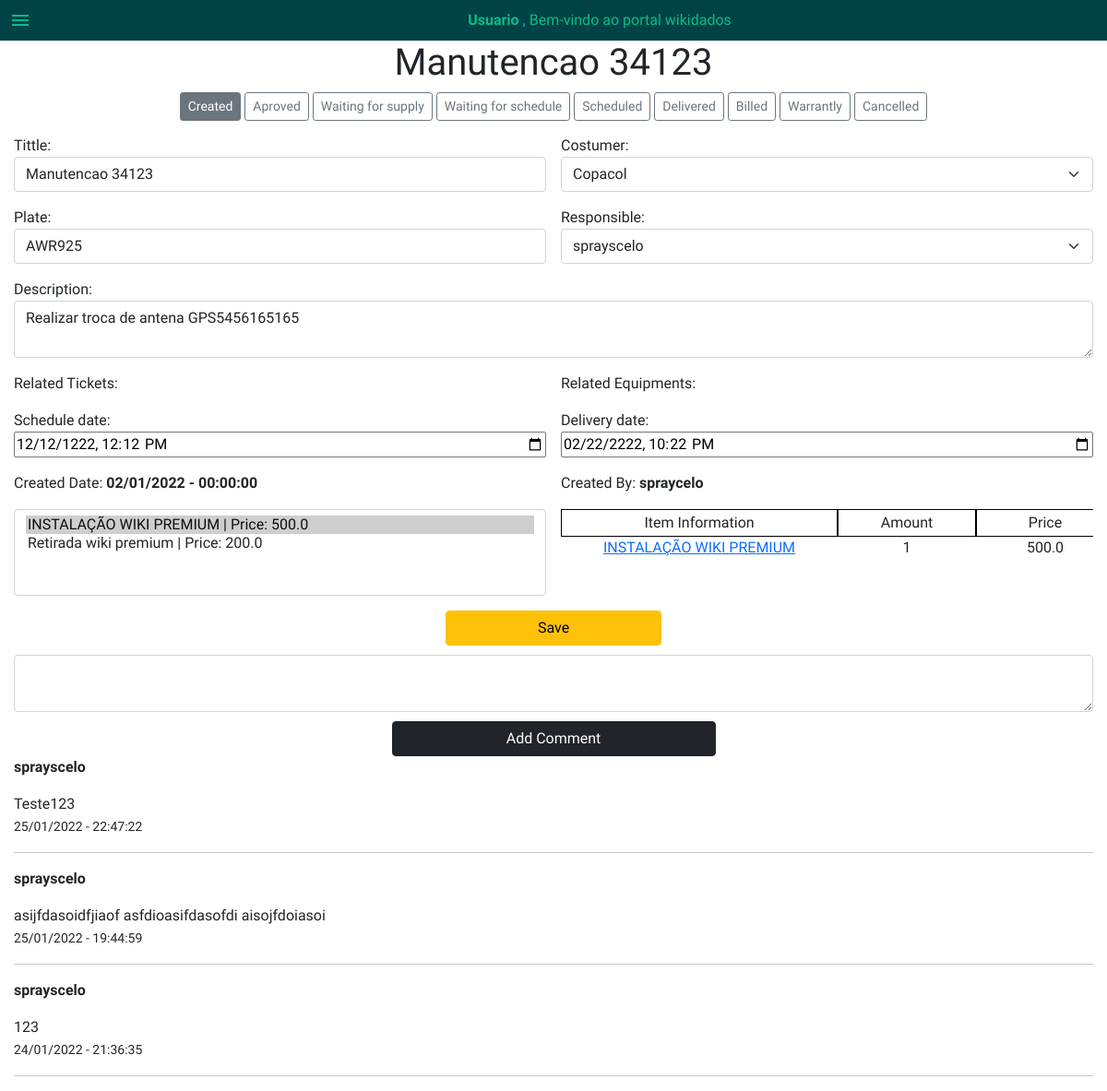
The page /serviceOrder/1 on the database its author committed.
### FinalProject/models.py (models this page shows, shortened)
class serviceOrder(models.Model):
    tittle = models.CharField(max_length=30, default="")
    status = models.CharField(choices=statusOsChoices, max_length=50, default="")
    description = models.TextField(blank=True)
    costumer = models.ForeignKey(Costumer, on_delete=models.CASCADE)
    plate = models.CharField(max_length=8, default="")
    responsible = models.ForeignKey(User, on_delete=models.CASCADE, related_name="osResponsible")
    createDate = models.DateTimeField(auto_now_add=True)
    createdBy = models.ForeignKey(User, on_delete=models.CASCADE, related_name="osCreator")
    schedule = models.DateTimeField(blank=True, null=True)
    deliveryDate = models.DateTimeField(blank=True, null=True)
    product = models.ForeignKey(Product, on_delete=models.CASCADE)
    relatedTicket = models.ManyToManyField(Ticket, related_name="ticketRelated")
    relatedService = models.ManyToManyField(Service, related_name="serviceRelated")
    relatedEquipment = models.ManyToManyField(Equipment, blank=True, related_name="equipmentRelated")
    comments = models.ManyToManyField(Comment, default="", blank=True, related_name="relatedServiceOrder")

class Costumer(models.Model):
    type = models.CharField(max_length=255, choices=costumerTypeChoices)
    name = models.CharField(max_length=255, blank=False)
    priority = models.CharField(choices=priorityChoices, default=1, max_length=1)
    phone = models.CharField(max_length=11, blank=True, null=True)
    CNPJ = models.CharField(blank=False, max_length=14, unique=True)
    email = models.EmailField(max_length=255, blank=False, unique=True)
    createDate = models.DateField(auto_now_add=True)
    state = models.CharField(max_length=50, default="")
    city = models.CharField(max_length=50, default="")
    address = models.CharField(max_length=50, default="")
    zCode = models.CharField(max_length=8, default="")
    comments = models.ManyToManyField(Comment, default="", blank=True, related_name="relatedCostumer")

class User(AbstractUser):
    pass

class Service(models.Model):
    name = models.CharField(max_length=50, default="")
    status = models.CharField(max_length=50, choices=serviceStatus)
    categorie = models.CharField(max_length=50, choices=serviceCategories)
    price = models.FloatField()
    description = models.TextField(default="")
    createdBy = models.ForeignKey(User, on_delete=models.CASCADE)
    createdDate = models.DateTimeField(auto_now_add=True)
    comments = models.ManyToManyField(Comment, default="", blank=True, related_name="relatedServices")

class Comment(models.Model):
    user = models.ForeignKey(User, on_delete=models.CASCADE, default="")
    content = models.TextField(default="")
    createDate = models.DateTimeField(auto_now_add=True)

### FinalProject/views.py (the view, shortened to what this page needs)
def serviceOrdersDetails(request, serviceOrderID):
   serviceOrderDetails = serviceOrder.objects.get(id=serviceOrderID)
   newComment(request, serviceOrderID, serviceOrder)
   if request.method == "PUT":
      data = json.loads(request.body)
      serviceOrder.objects.filter(id=serviceOrderID).update(status=data["newStatus"])
   return render(request,"final/serviceOrder.html", {
      "serviceOrdersDetails": serviceOrderDetails,
      "serviceOrdersStatusChoices": statusOsChoices,
      "allCostumers": Costumer.objects.all(),
      "users": Users,
      "allServices": [svc for svc in Service.objects.all()]
   })

### FinalProject/views.py (called while the page is built)
def newComment(request, moduleID, module):
   if "commentContent" in request.POST:
         newComment = Comment(user=request.user, content=request.POST.get("commentContent", False))
         newComment.save()
         CommentLink = module.objects.get(id=moduleID)
         CommentLink.comments.add(newComment)
         CommentLink.save()

### FinalProject/templates/final/serviceOrder.html (shortened to what this page needs)
{%extends "final/layout.html" %}
{% load static %}
{%block serviceOrder %}
{% if allServiceOrders %}
<h1 class="text-center"> Service Orders</h1>
<div>
    <div id="serviceOrderHeader">
        <span> ID </span>
        <span> Tittle </span>
        <span> Status </span>
        <span> Costumer </span>
        <span> Plate </span>
        <span> CreateDate </span>
        <span> Schedule </span>
    </div>
    {% for so in allServiceOrders %}
    <div id="allServiceOrder">
        <a href="{% url 'serviceOrdersDetails' so.id %}" class="btn btn-light">
            <span>{{ so.id }}</span>
            <span>{{ so.tittle }}</span>
            <span>{{ so.status }}</span>
            <span>{{ so.costumer.name }}</span>
            <span>{{ so.plate }}</span>
            <span>{{ so.createDate|date:"d/m/Y - H:i:s" }}</span>
            <span>{{ so.schedule|date:"d/m/Y - H:i:s" }}</span>
        </a>
    </div>
    {%endfor%}
</div>
{% elif serviceOrdersDetails %}
<div data-pageID="serviceOrdersDetails.id" id="mainServiceOrderContainer">
    <div class="text-center">
        <h1> {{ serviceOrdersDetails.tittle }}</h1>
    </div>
    <div class="text-center" id="serviceOrdersStatusContainer">
        {% for status in serviceOrdersStatusChoices%}
            <button type="button" data-status="{{ serviceOrdersDetails.status }}" name="serviceOrderDetailsStatus" id="serviceOrderDetailsStatus" class="btn btn-outline-secondary btn-sm">{{ status.0 }}</button>
        {% endfor %}
    </div>
    <div id="serviceOrderDetailsContainer">
        <div id="ServiceOrdersForm">
            <form action="{% url 'serviceOrdersDetails' serviceOrdersDetails.id %}" method="POST" >
                <label for="">Tittle:
                    <input class="form-control" type="text" name="serviceOrderDetailsTittle" value="{{serviceOrdersDetails.tittle }}" id="">
                </label>
                <label for=""> Costumer:
                    <select class="form-select" name="serviceOrderDetailsCostumer" id="">
                        {% for costumer in allCostumers %}
                        <option value="{{ costumer.id }}"
                        {% if costumer.name == serviceOrdersDetails.costumer.name %} selected {% endif%}>
                        {{ costumer.name }}
                        </option>
                    {% endfor %}
                </select>
            </label>
            <label for="serviceOrderDetailsPlate">Plate:
                <input class="form-control" type="text" name="serviceOrderDetailsPlate" id="serviceOrderDetailsPlate" value="{{ serviceOrdersDetails.plate }}">
            </label>
            <label id="serviceOrderDetailsDescription" for="serviceOrderDetailsDescription">Description:
                <textarea class="form-control" name="serviceOrderDetailsDescription" id="serviceOrderDetailsDescription" cols="" rows="2">{{ serviceOrdersDetails.description }}</textarea>
            </label>
            <label for=""> Responsible:
                    <select class="form-select" name="serviceOrderDetailsResponsible" id="">
                        {% for responsible in users %}
                        <option value="{{ responsible.id }}"
                            {% if responsible.username in serviceOrdersDetails.responsible.username %}selected{% endif %}>
                                {{ responsible.username }}
                        </option>
                        {% endfor%}
                    </select>
                </label>
                <label for=""> Related Tickets:
                </label>
                <label for="">Related Equipments:
                </label>
                <label  id="serviceOrderDetailsSchedule" for="">
                    Schedule date:
                    <input type="datetime-local" name="serviceOrderDetailsSchedule" value="{{ serviceOrdersDetails.schedule|date:'Y-m-d' }}T{{ serviceOrdersDetails.schedule|time:'H:i:s' }}">
                </label>
                <label for="">Delivery date:
                    <input type="datetime-local" name="serviceOrderDetailsDelivery" id="" value="{{ serviceOrdersDetails.deliveryDate|date:'Y-m-d' }}T{{ serviceOrdersDetails.deliveryDate|time:'H:i:s' }}">
                </label>
                <label for="">Created Date:
                    <strong> {{ serviceOrdersDetails.createDate|date:"d/m/Y - H:i:s" }} </strong>
                </label>
                <label for="">
                    Created By:
                    <strong> {{ serviceOrdersDetails.createdBy }} </strong>
                </label>
                <label id="serviceContents" for="">
                    <select class="form-select" multiple name="serviceContentSelected" id="SelectedServices">
                        {% for service in allServices %}
                        <option value="{{ service.id }}"
                        {% if service in serviceOrdersDetails.relatedService.all%} selected {% endif %}>
                        {{ service.name }} | Price: {{ service.price }}
                        </option>
                        {% endfor %}
                    </select>
                </label>
                <div id="serviceExibition">
                    <div class="text-center" id="serviceExibitionColum">
                        <span id="serviceExibitionColumInformation">Item Information</span>
                        <span>Amount</span>
                        <span>Price</span>
                    </div>
                    {% for exibition in serviceOrdersDetails.relatedService.all %}
                    <div class="text-center" id="serviceExibitionItems">
                        <a href="" id="serviceExbitionName">{{ exibition.name }}</a>
                        <span>1</span>
                        <span>{{ exibition.price }}</span>
                    </div>
                    {% endfor %}
                </div>
                <div id="saveButtonContainer" class="text-center">
                    <input class="btn btn-warning" type="submit" name="serviceOrderSave" id="saveButton" value="Save">
                </div>
            </form>
        </div>
        <section>
            <div id="commentContainerForm">
                <form action="" method="POST">
                    <textarea class="form-control" name="commentContent" id="commentContent" cols="" rows="2"></textarea>
                    <input class="btn btn-dark" value="Add Comment" type="submit" name="" id="">
                </form>
            </div>
            <div id="commentContainerAll">
                {% for comment in serviceOrdersDetails.comments.all reversed %}
                <div>
                    <p> <strong> {{ comment.user }} </strong></p>
                    <span> {{ comment.content }}</span>
                    <div>
                        <small> {{ comment.createDate|date:"d/m/Y - H:i:s" }}</small>
                    </div>
                </div>
                <hr>
                {% endfor %}
            </div>
        </section>
    </div>
</div>
{% endif%}
<link rel="stylesheet" href="{% static 'serviceOrder.css' %}">
{%endblock%}

### FinalProject/static/style.css (style rules this page uses)
body { margin: 0%; background-color: #74b3ce; }
* { font-family: 'Dongle', sans-serif; font-family: 'Nunito Sans', sans-serif; font-family: 'Playfair Display', serif; font-family: 'Titillium Web', sans-serif; }
#commentContainerForm form { display: grid; place-items: center; gap: 10px; width: 100%; }
#commentContainerForm input { justify-items: end; width: 30%; }
#commentContainerForm textarea { margin-top: 10px; width: 100%; }

### FinalProject/static/serviceOrder.css (style rules this page uses)
#ServiceOrdersForm form { display: grid; grid-template-columns: repeat(2, minmax(150px, 1fr)); place-items: center; gap: 1rem; }
#ServiceOrdersForm form * { width: 100%; }
#serviceOrderDetailsDescription { grid-row: 3/5; grid-column: 1/-1; }
#serviceOrderDetailsContainer { margin: 15px; }
#serviceContents { display: grid; grid-column: 1/2; place-items: center; }
#serviceExibition { position: relative; height: 100%; width: 100%; overflow: auto; }
#serviceExibitionColum, #serviceExibitionItems { display: grid; grid-template-columns: repeat(4, minmax(150px, 1fr)); width: 100%; }
#serviceExibitionColum span { border:black solid 1px; padding: 2px; }
#serviceExibitionColumInformation,#serviceExbitionName { grid-column: 1/3; }
#serviceExibitionItems span { white-space: nowrap; text-overflow: ellipsis; }
#saveButtonContainer { grid-column: -1/1; width: 100%; }
#saveButtonContainer input { max-width: 20%; }

### rows shown on the page
serviceOrder: tittle "Manutencao 34123", serviceOrderDetailsTittle "Manutencao 34123", serviceOrderDetailsCostumer "Copacol", serviceOrderDetailsPlate "AWR925", serviceOrderDetailsDescription "Realizar troca de antena GPS5456165165", serviceOrderDetailsResponsible "sprayscelo", serviceOrderDetailsSchedule "12/12/1222 12:12", serviceOrderDetailsDelivery "02/22/2222 22:22", createDate "02/01/2022 - 00:00:00", createdBy "spraycelo", serviceContentSelected "INSTALAÇÃO WIKI PREMIUM | Price: 500.0 ☑ / Retirada wiki premium | Price: 200.0"
Service: name "INSTALAÇÃO WIKI PREMIUM", price "500.0"
Comment: user "sprayscelo", content "Teste123", createDate "25/01/2022 - 22:47:22"
Comment: user "sprayscelo", content "asijfdasoidfjiaof asfdioasifdasofdi aisojfdoiasoi", createDate "25/01/2022 - 19:44:59"
Comment: user "sprayscelo", content "123", createDate "24/01/2022 - 21:36:35"

### other values the page prints
{{ status.0 }} "Created" "Aproved" "Waiting for supply" "Waiting for schedule" "Scheduled" "Delivered" "Billed" "Warrantly" "Cancelled"
